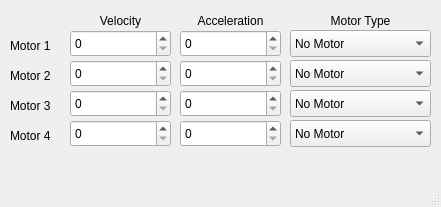
<?xml version="1.0" encoding="UTF-8"?>
<ui version="4.0">
 <class>MainWindow</class>
 <widget class="QMainWindow" name="MainWindow">
  <property name="geometry">
   <rect>
    <x>0</x>
    <y>0</y>
    <width>441</width>
    <height>207</height>
   </rect>
  </property>
  <property name="windowTitle">
   <string>Motor Settings</string>
  </property>
  <widget class="QWidget" name="centralwidget">
   <widget class="QSpinBox" name="motorAcceleration1">
    <property name="geometry">
     <rect>
      <x>180</x>
      <y>30</y>
      <width>101</width>
      <height>27</height>
     </rect>
    </property>
   </widget>
   <widget class="QLabel" name="velocityLabel">
    <property name="geometry">
     <rect>
      <x>70</x>
      <y>10</y>
      <width>101</width>
      <height>21</height>
     </rect>
    </property>
    <property name="text">
     <string>Velocity</string>
    </property>
    <property name="alignment">
     <set>Qt::AlignCenter</set>
    </property>
   </widget>
   <widget class="QLabel" name="accelerationLabel">
    <property name="geometry">
     <rect>
      <x>180</x>
      <y>10</y>
      <width>101</width>
      <height>21</height>
     </rect>
    </property>
    <property name="text">
     <string>Acceleration</string>
    </property>
    <property name="alignment">
     <set>Qt::AlignCenter</set>
    </property>
   </widget>
   <widget class="QSpinBox" name="motorVelocity1">
    <property name="geometry">
     <rect>
      <x>70</x>
      <y>30</y>
      <width>101</width>
      <height>27</height>
     </rect>
    </property>
   </widget>
   <widget class="QLabel" name="motorLabel1">
    <property name="geometry">
     <rect>
      <x>10</x>
      <y>30</y>
      <width>61</width>
      <height>31</height>
     </rect>
    </property>
    <property name="text">
     <string>Motor 1</string>
    </property>
   </widget>
   <widget class="QLabel" name="motorLabel2">
    <property name="geometry">
     <rect>
      <x>10</x>
      <y>60</y>
      <width>61</width>
      <height>31</height>
     </rect>
    </property>
    <property name="text">
     <string>Motor 2</string>
    </property>
   </widget>
   <widget class="QLabel" name="motorLabel3">
    <property name="geometry">
     <rect>
      <x>10</x>
      <y>90</y>
      <width>61</width>
      <height>31</height>
     </rect>
    </property>
    <property name="text">
     <string>Motor 3</string>
    </property>
   </widget>
   <widget class="QLabel" name="motorLabel4">
    <property name="geometry">
     <rect>
      <x>10</x>
      <y>120</y>
      <width>61</width>
      <height>31</height>
     </rect>
    </property>
    <property name="text">
     <string>Motor 4</string>
    </property>
   </widget>
   <widget class="QSpinBox" name="motorVelocity2">
    <property name="geometry">
     <rect>
      <x>70</x>
      <y>60</y>
      <width>101</width>
      <height>27</height>
     </rect>
    </property>
   </widget>
   <widget class="QSpinBox" name="motorVelocity3">
    <property name="geometry">
     <rect>
      <x>70</x>
      <y>90</y>
      <width>101</width>
      <height>27</height>
     </rect>
    </property>
   </widget>
   <widget class="QSpinBox" name="motorVelocity4">
    <property name="geometry">
     <rect>
      <x>70</x>
      <y>120</y>
      <width>101</width>
      <height>27</height>
     </rect>
    </property>
   </widget>
   <widget class="QSpinBox" name="motorAcceleration2">
    <property name="geometry">
     <rect>
      <x>180</x>
      <y>60</y>
      <width>101</width>
      <height>27</height>
     </rect>
    </property>
   </widget>
   <widget class="QSpinBox" name="motorAcceleration3">
    <property name="geometry">
     <rect>
      <x>180</x>
      <y>90</y>
      <width>101</width>
      <height>27</height>
     </rect>
    </property>
   </widget>
   <widget class="QSpinBox" name="motorAcceleration4">
    <property name="geometry">
     <rect>
      <x>180</x>
      <y>120</y>
      <width>101</width>
      <height>27</height>
     </rect>
    </property>
   </widget>
   <widget class="QLabel" name="motorTypeLabel">
    <property name="geometry">
     <rect>
      <x>290</x>
      <y>10</y>
      <width>141</width>
      <height>21</height>
     </rect>
    </property>
    <property name="text">
     <string>Motor Type</string>
    </property>
    <property name="alignment">
     <set>Qt::AlignCenter</set>
    </property>
   </widget>
   <widget class="QComboBox" name="motorType1">
    <property name="geometry">
     <rect>
      <x>290</x>
      <y>30</y>
      <width>141</width>
      <height>27</height>
     </rect>
    </property>
    <item>
     <property name="text">
      <string>No Motor</string>
     </property>
    </item>
    <item>
     <property name="text">
      <string>Unknown Motor</string>
     </property>
    </item>
    <item>
     <property name="text">
      <string>Tiny Motor</string>
     </property>
    </item>
    <item>
     <property name="text">
      <string>Standard Motor</string>
     </property>
    </item>
   </widget>
   <widget class="QComboBox" name="motorType2">
    <property name="geometry">
     <rect>
      <x>290</x>
      <y>60</y>
      <width>141</width>
      <height>27</height>
     </rect>
    </property>
    <item>
     <property name="text">
      <string>No Motor</string>
     </property>
    </item>
    <item>
     <property name="text">
      <string>Unknown Motor</string>
     </property>
    </item>
    <item>
     <property name="text">
      <string>Tiny Motor</string>
     </property>
    </item>
    <item>
     <property name="text">
      <string>Standard Motor</string>
     </property>
    </item>
   </widget>
   <widget class="QComboBox" name="motorType3">
    <property name="geometry">
     <rect>
      <x>290</x>
      <y>90</y>
      <width>141</width>
      <height>27</height>
     </rect>
    </property>
    <item>
     <property name="text">
      <string>No Motor</string>
     </property>
    </item>
    <item>
     <property name="text">
      <string>Unknown Motor</string>
     </property>
    </item>
    <item>
     <property name="text">
      <string>Tiny Motor</string>
     </property>
    </item>
    <item>
     <property name="text">
      <string>Standard Motor</string>
     </property>
    </item>
   </widget>
   <widget class="QComboBox" name="motorType4">
    <property name="geometry">
     <rect>
      <x>290</x>
      <y>120</y>
      <width>141</width>
      <height>27</height>
     </rect>
    </property>
    <item>
     <property name="text">
      <string>No Motor</string>
     </property>
    </item>
    <item>
     <property name="text">
      <string>Unknown Motor</string>
     </property>
    </item>
    <item>
     <property name="text">
      <string>Tiny Motor</string>
     </property>
    </item>
    <item>
     <property name="text">
      <string>Standard Motor</string>
     </property>
    </item>
   </widget>
  </widget>
  <widget class="QMenuBar" name="menubar">
   <property name="geometry">
    <rect>
     <x>0</x>
     <y>0</y>
     <width>441</width>
     <height>25</height>
    </rect>
   </property>
  </widget>
  <widget class="QStatusBar" name="statusbar"/>
 </widget>
 <resources/>
 <connections/>
</ui>
